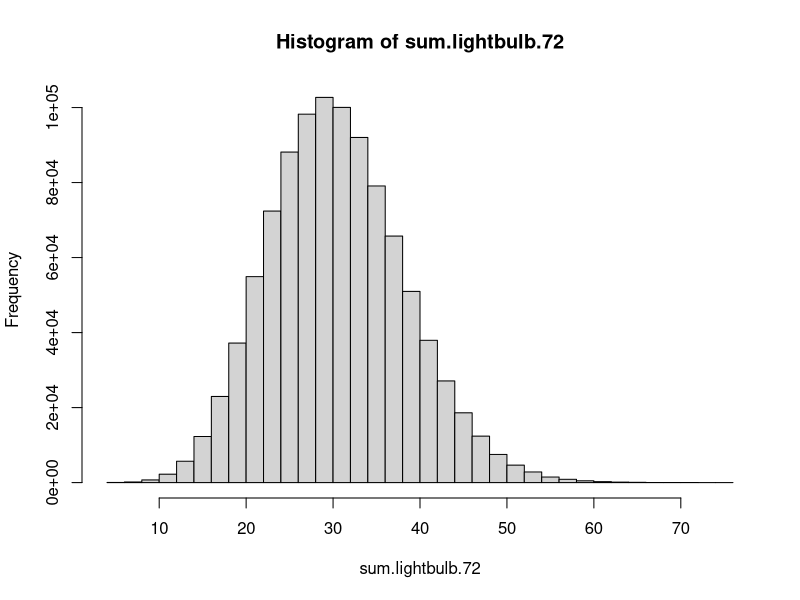
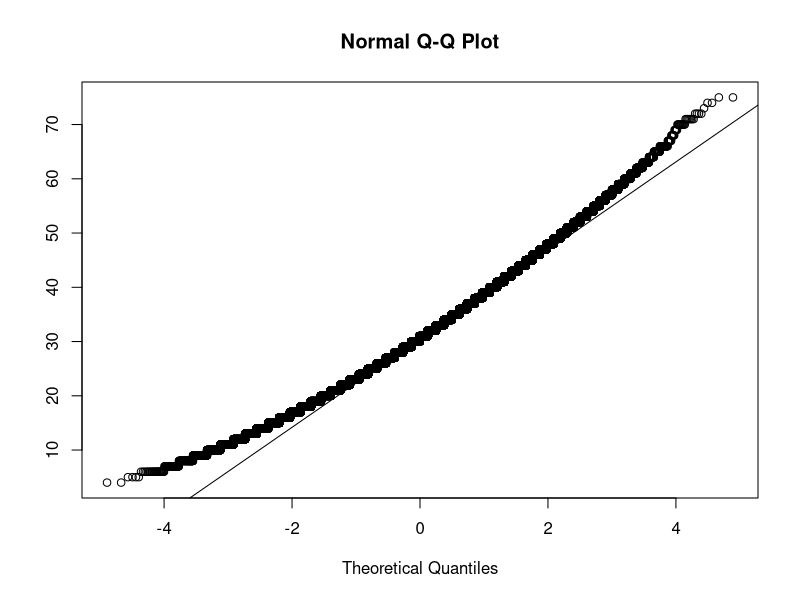

Source code (R) for these figures, in order: (Note: this script raises an error after producing the figures.)
#Q1



################################
#Run this bit of code before 1h)
################################
set.seed(15.075)
nvisit = 1000000
val.of.x = c(0, 1, 2, 3, 4, 5)
p.of.x = c(0.75, 0.15, 0.05, 0.03, 0.01, 0.01)
lightbulb.72 = matrix(sample(val.of.x, prob=p.of.x, size=nvisit*72, replace=T), ncol=nvisit)

# 1h
mean(lightbulb.72)
sd(lightbulb.72)

# 1i
sum.lightbulb.72 = colSums(lightbulb.72)
mean(sum.lightbulb.72)
sd(sum.lightbulb.72)

# 1j
hist(sum.lightbulb.72, breaks=30)
qqnorm(sum.lightbulb.72,ylab = "")
qqline(sum.lightbulb.72)


# 1k 
par(mfrow = c(1,2), mar = c(3,3,2,1), mgp = c(1.8, .5, 0))
hist(..., xlab="...", breaks=30)
qqnorm(...)
qqline(...)

# 1l
# Hint code:
a = 1:10
geq4.and.leq6 = (a >= 4 & a <= 6)
mean(geq4.and.leq6)

between.20.and.40 = (40>=sum.lightbulb.72 & 20<=sum.lightbulb.72)
mean(between.20.and.40)
...
